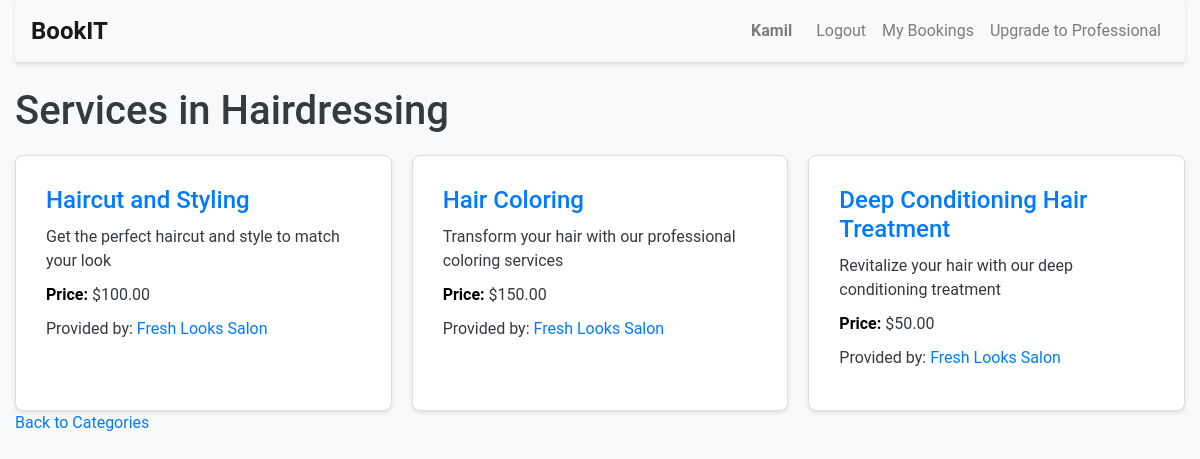
Page /category/HAIRDRESSING (signed in) on the committed database.
### bookit/models.py (models this page shows, shortened)
class User(AbstractUser):
    id = models.AutoField(primary_key=True)
    username = models.CharField(max_length=100, unique=True)
    email = models.EmailField(max_length=254)
    password = models.CharField(max_length=128)
    if_professional = models.BooleanField(default=False)

class Service(models.Model):
    CATEGORY_CHOICES = [
        ('HAIRDRESSING', 'Hairdressing'),
        ('BARBER', 'Barber'),
        ('COSMETOLOGY', 'Cosmetology'),
        ('MANICURE_PEDICURE', 'Manicure and Pedicure'),
        ('MASSAGES', 'Massages'),
        ('HAIR_REMOVAL', 'Hair Removal'),
        ('MAKEUP', 'Makeup'),
        ('AESTHETIC_MEDICINE', 'Aesthetic Medicine'),
        ('PERSONAL_TRAINING', 'Personal Training'),
        ('PHYSIOTHERAPY', 'Physiotherapy'),
        ('TATTOOS_PIERCING', 'Tattoos and Piercing'),
        ('SPRAY_TANNING', 'Spray Tanning'),
        ('EYELASH_STYLING', 'Eyelash Styling'),
        ('EYEBROW_STYLING', 'Eyebrow Styling'),
        ('DIETETICS', 'Dietetics'),
        ('SPA_RELAXATION', 'Spa and Relaxation'),
        ('FACIAL_TREATMENTS', 'Facial Treatments'),
        ('OTHER', 'Other'),
    ]
    id = models.AutoField(primary_key=True)
    name = models.CharField(max_length=255)
    description = models.TextField()
    price = models.DecimalField(max_digits=6, decimal_places=2)
    created_by = models.ForeignKey(Professional_User, on_delete=models.CASCADE, related_name="service_created_by")
    category = models.CharField(max_length=50, choices=CATEGORY_CHOICES, default='OTHER')
    duration = models.IntegerField(help_text="Duration in minutes")

class Professional_User(models.Model):
    id = models.AutoField(primary_key=True)
    user = models.ForeignKey(User, on_delete=models.CASCADE, related_name="Professional_User")
    company_name = models.CharField(max_length=100, unique=True)
    phone_number = models.CharField(max_length=15)
    address = models.CharField(max_length=255)
    city = models.CharField(max_length=255)
    zip_code = models.CharField(max_length=10)
    company_logo = models.CharField(max_length=10000, blank=True, null=True)

### bookit/views.py (the view)
# urls.py: path("category/<str:category>", views.category, name="category"),
def category(request, category):
    services = Service.objects.filter(category=category)
    selected_category_value = next((label for value, label in Service.CATEGORY_CHOICES if value == category), None)
    return render(request, 'bookit/category.html', {
        'services': services,
        'category': category,
        'selected_category_value': selected_category_value,
    })

### bookit/templates/bookit/category.html
{% extends "bookit/layout.html" %}
{% block body %}
    <h1>Services in {{ selected_category_value }}</h1>
    <div class="services-container">
        {% if services %}
            {% for service in services %}
                <div class="service-box">
                    <h2><a href="{% url 'service' service.id %}">{{ service.name }}</a></h2>
                    <p>{{ service.description }}</p>
                    <p><strong style="color: black;">Price:</strong> ${{ service.price }}</p>
                    <p>Provided by: <a href="{% url 'professional' service.created_by.user.username %}">{{ service.created_by.company_name }}</a></p>
                </div>
            {% endfor %}
        {% else %}
            <h5>No Services Available in This Category.</h5>
        {% endif %}
    </div>
    <a href="{% url 'index' %}">Back to Categories</a>
{% endblock %}

### bookit/templates/bookit/layout.html (shortened to what this page needs)
{% load static %}
<!DOCTYPE html>
<html lang="en">
    <head>
        <link rel="stylesheet" href="https://stackpath.bootstrapcdn.com/bootstrap/4.4.1/css/bootstrap.min.css">
        <link href="{% static 'bookit/styles.css' %}" rel="stylesheet">
    </head>
    <body>
        <div class="container-fluid">
            <nav class="navbar navbar-expand-md navbar-light bg-light mb-4">
                <a class="navbar-brand" href="{% url 'index' %}">BookIT</a>
                <div class="collapse navbar-collapse" id="navbarNav">
                    <ul class="navbar-nav ml-auto">
                        {% if user.is_authenticated %}
                            <li class="nav-item">
                                <span class="navbar-text">{{user.username}}</span>
                            </li>
                            <li class="nav-item">
                                <a class="nav-link" href="{% url 'logout' %}">Logout</a>
                            </li>
                            <li class="nav-item">
                                <a class="nav-link" href="{% url 'booked' %}">My Bookings</a>
                            </li>
                        {% endif %}
                        {% if user.is_authenticated %}
                            {% if user.if_professional %}
                                <li class="nav-item">
                                    <a class="nav-link" href="{% url 'professional' user.username %}">Professional Dashboard</a>
                                </li>
                                <li class="nav-item">
                                    <a class="nav-link" href="{% url 'add_service' %}">Add Service</a>
                                </li>
                            {% else %}
                                <li class="nav-item">
                                    <a class="nav-link" href="{% url 'upgrade' %}">Upgrade to Professional</a>
                                </li>
                            {% endif %}
                        {% endif %}
                    </ul>
                </div>
            </nav>
            {% block body %}
            {% endblock %}
        </div>
    </body>
</html>

### bookit/static/bookit/styles.css (style rules this page uses)
body { font-family: 'Roboto', sans-serif; background-color: #f8f9fa; color: #333; margin: 0; padding: 0; min-height: 100vh; }
.navbar { border-bottom: 1px solid #ddd; box-shadow: 0 2px 4px rgba(0, 0, 0, 0.1); }
.navbar-brand { font-weight: bold; font-size: 1.5rem; color: #007bff; }
.nav-link { font-size: 1rem; color: #007bff; }
.navbar-text { font-weight: bold; color: #007bff; margin-right: 1rem; }
h1, h2, h3, h4, h5, h6 { color: #343a40; margin-bottom: 1rem; }
.services-container { display: grid; grid-template-columns: repeat(auto-fit, minmax(250px, 1fr)); gap: 20px; margin-top: 20px; }
.service-box { background-color: #fff; border: 1px solid #ddd; border-radius: 8px; padding: 30px; box-shadow: 0 2px 4px rgba(0, 0, 0, 0.1); transition: transform 0.3s ease, box-shadow 0.3s ease; }
.service-box h2 { font-size: 1.5rem; margin-bottom: 10px; color: #007bff; }
.service-box p { margin-bottom: 10px; color: #343a40; font-size: 1rem; }
.service-box p strong { font-weight: bold; color: #007bff; }
a { color: #007bff; text-decoration: none; }

### rows in the picture
User: username "Kamil"
Service: name "Haircut and Styling", description "Get the perfect haircut and style to match your look", price "100.00", created_by.company_name "Fresh Looks Salon"
Service: name "Hair Coloring", description "Transform your hair with our professional coloring services", price "150.00", created_by.company_name "Fresh Looks Salon"
Service: name "Deep Conditioning Hair Treatment", description "Revitalize your hair with our deep conditioning treatment", price "50.00", created_by.company_name "Fresh Looks Salon"

### other values in the picture
{{ selected_category_value }} "Hairdressing"
